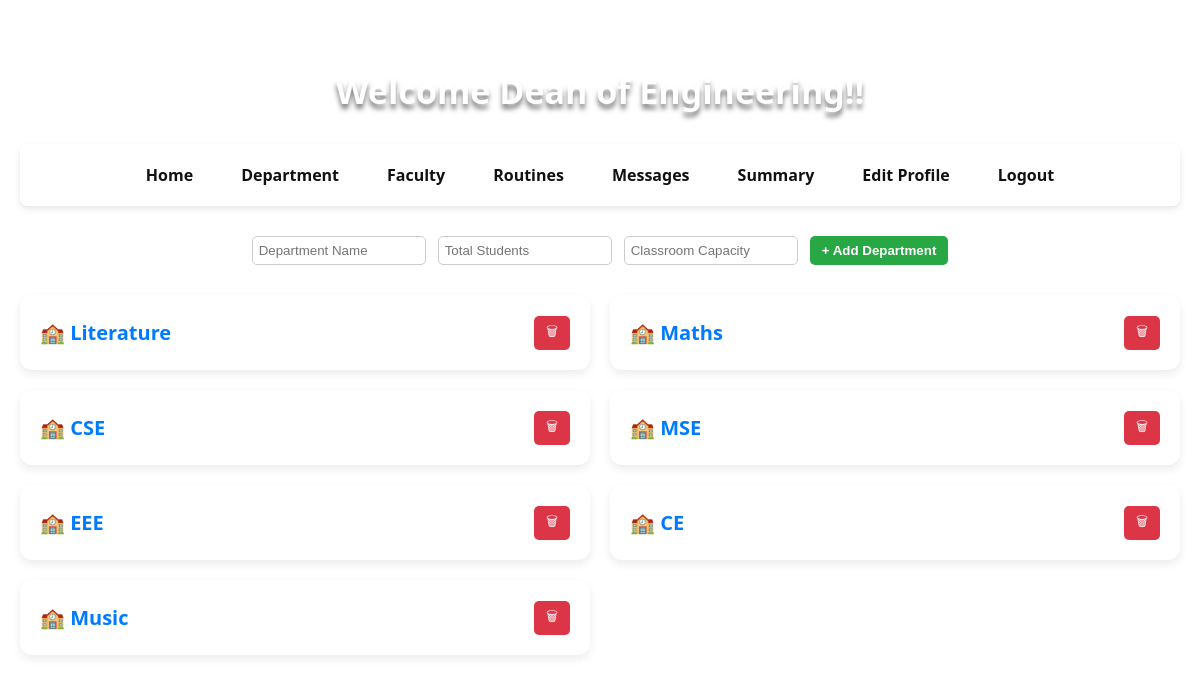
The page /departmentdetails/1 on the database as committed earlier.
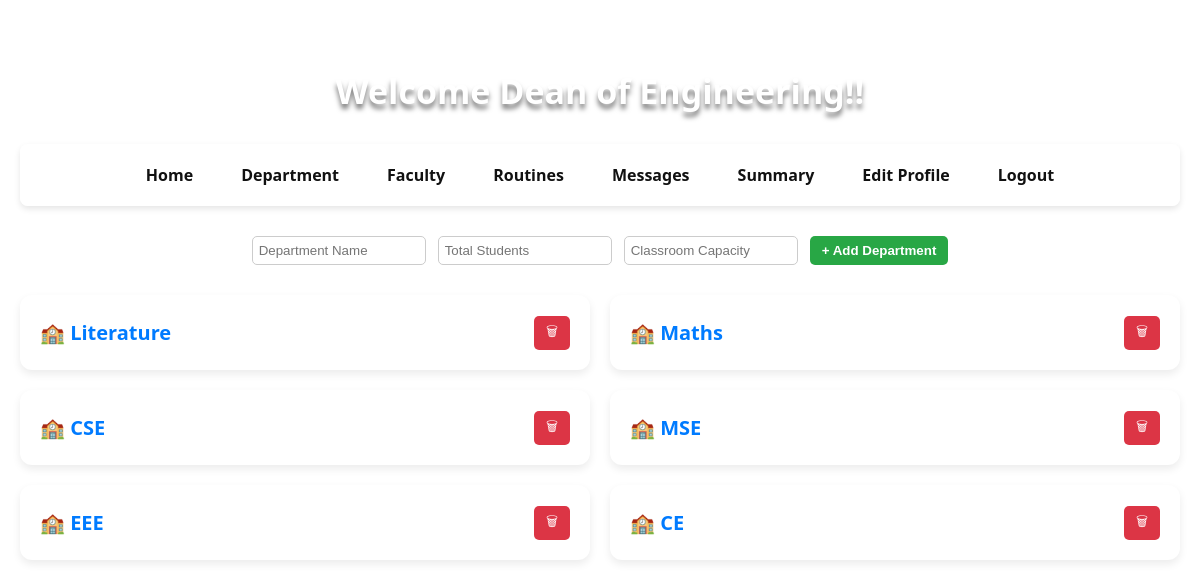
The same page on the database as committed later.
### application/models.py (models this page shows)
class Department(db.Model):
    __tablename__ = 'department'
    id = db.Column(db.Integer, primary_key=True, autoincrement=True)
    name = db.Column(db.String(100), nullable=False, unique=True)
    teachers = db.relationship('Teacher', backref='department', cascade="all, delete-orphan")
    students = db.relationship('Student', backref='department', cascade="all, delete-orphan")
    sections = db.relationship('Section', backref='department', cascade="all, delete-orphan")
    subjects = db.relationship('Subject', backref='department', cascade="all, delete-orphan")
    extra_subjects = db.relationship('ExtraSubject', backref='department', cascade="all, delete-orphan")
    classrooms = db.relationship('ClassRoom', backref='department', cascade="all, delete-orphan")

### app.py (the view)
@app.route('/departmentdetails/<int:id>', methods=['GET', 'POST'])
def departmentdetails(id):
    dean_role = Role.query.filter_by(name="Dean").first()
    dean = (
        Teacher.query.join(User, User.id == Teacher.uid)
        .join(UserRole, UserRole.uid == User.id)
        .filter(UserRole.rid == dean_role.id)
        .first()
    )
    if not dean:
        flash("❌ Dean not found.")
        return redirect('/')
    if not dean_role or not any(ur.rid == dean_role.id for ur in dean.user.roles):
        flash("⚠️ Access Denied")
        return redirect('/')
    sections = Section.query.filter_by(department_id=dean.department_id).all()
    departments = Department.query.all()
    classrooms = ClassRoom.query.filter_by(department_id=dean.department_id).all()
    batches = (
        Batch.query.join(ClassRoom)
        .filter(ClassRoom.department_id == dean.department_id)
        .all()
    )
    return render_template(
        "departmentdetails.html",
        dean=dean,
        departments=departments,
        sections=sections,
        classrooms=classrooms,
        batches=batches
    )

### templates/departmentdetails.html (shortened to what this page needs)
<!DOCTYPE html>
<html lang="en">
<head>
</head>
<body>
    <h2>Welcome {{ dean.user.name }}!!</h2>
    <nav>
        <a href="/deandashboard/{{dean.id}}">Home</a>
        <a href="/departmentdetails/{{dean.id}}">Department</a>
        <a href="/showfaculty/{{dean.id}}">Faculty</a>
        <a href="/routine/{{dean.id}}">Routines</a>
        <a href="/message/{{dean.id}}">Messages</a>
        <a href="/deansummary/{{ dean.id }}">Summary</a>
        <a href="/teditprofile/{{dean.id}}">Edit Profile</a>
        <a href="/logout">Logout</a>
    </nav>
    <div class="add-department">
        <form action="/adddepartment" method="POST">
            <input type="text" name="dep_name" placeholder="Department Name" required>
            <input type="number" name="student_count" placeholder="Total Students" min="10" required>
            <input type="number" name="capacity" placeholder="Classroom Capacity" min="10" required>
            <button type="submit">+ Add Department</button>
        </form>
    </div>
    <div class="departments-container">
    {% for department in departments %}
        <div class="department-card">
            <h3 class="dept-header" onclick="toggleDept('dept-{{ department.id }}')">
                🏫 {{ department.name }}
                <form action="/deletedepartment/{{ department.id }}" method="POST"
                      onsubmit="return confirm('Are you sure you want to delete {{ department.name }}?');" style="margin:0;">
                    <button type="submit" class="delete-btn">🗑</button>
                </form>
            </h3>
        </div>
    {% endfor %}
    </div>
</body>
</html>

Rows that differ between the two databases and show on the page:
removed Department: name "Music"
